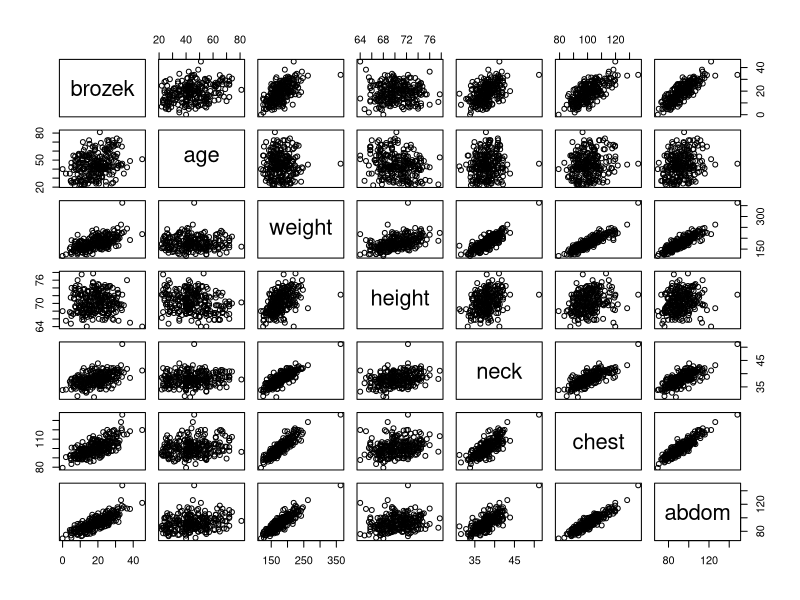
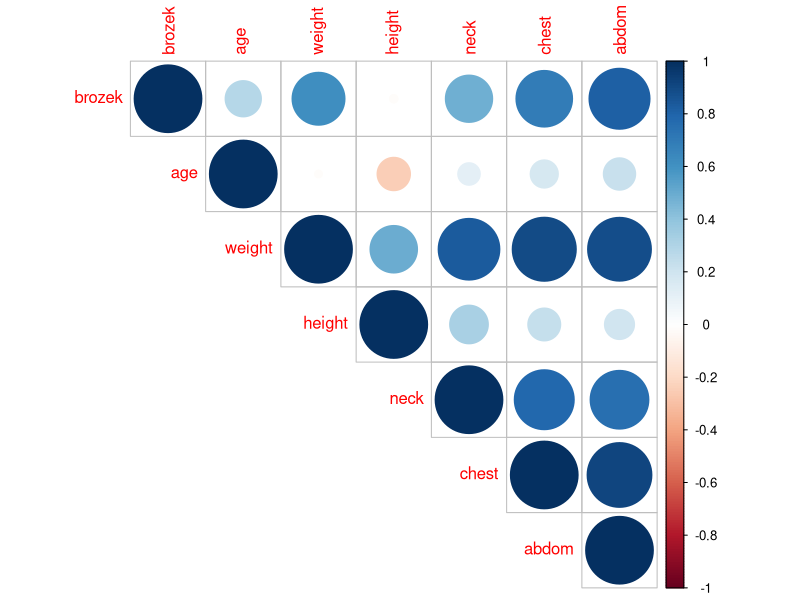
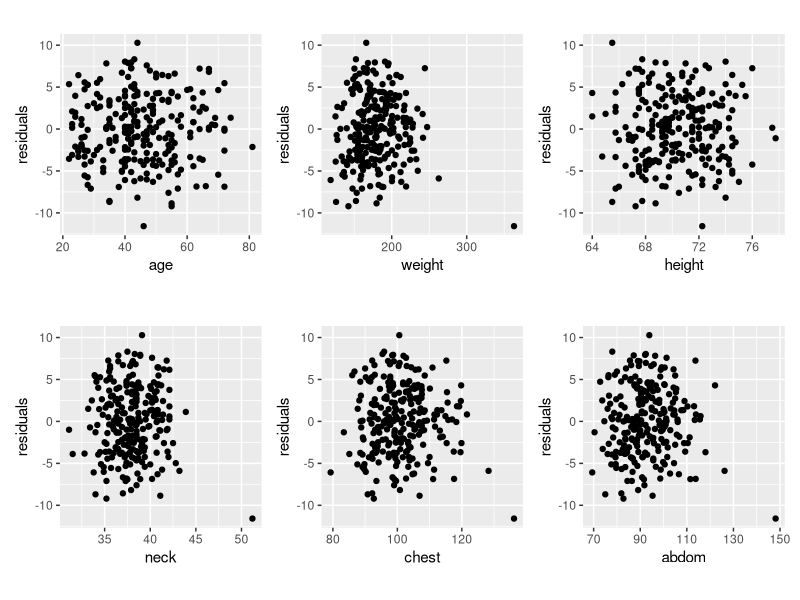
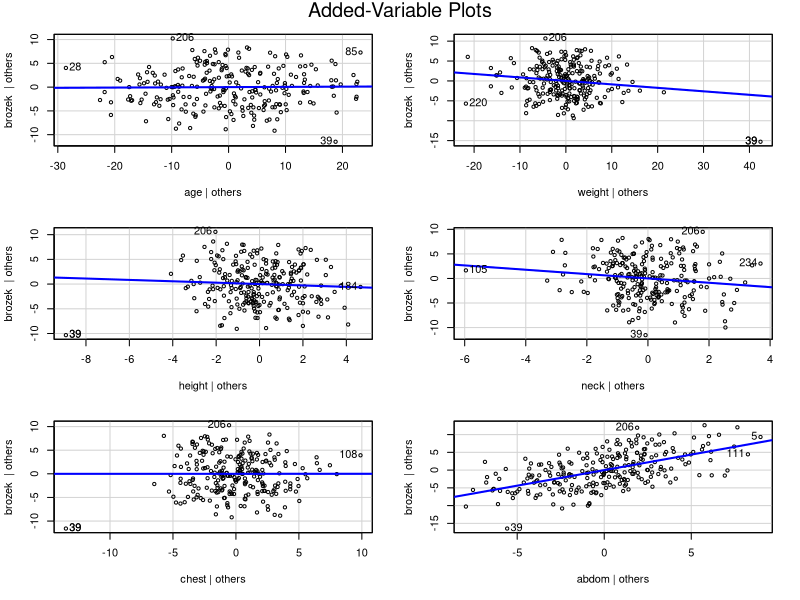
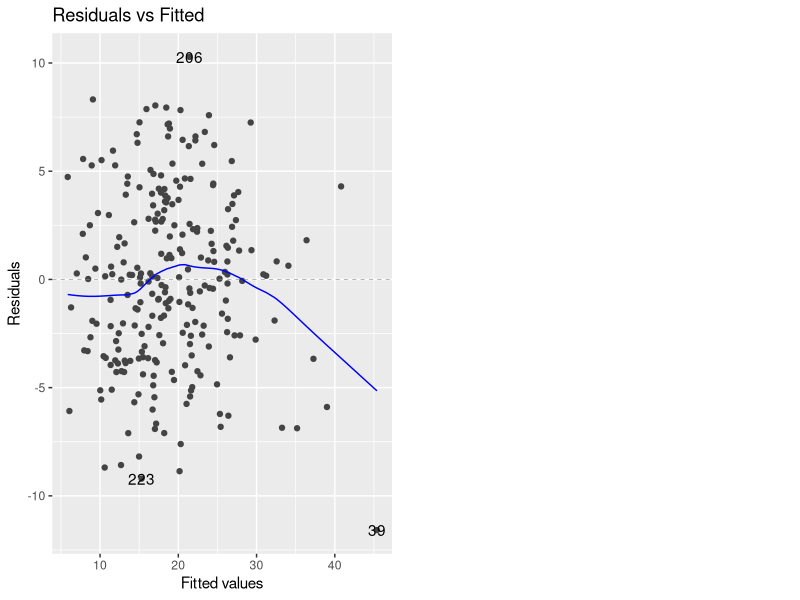
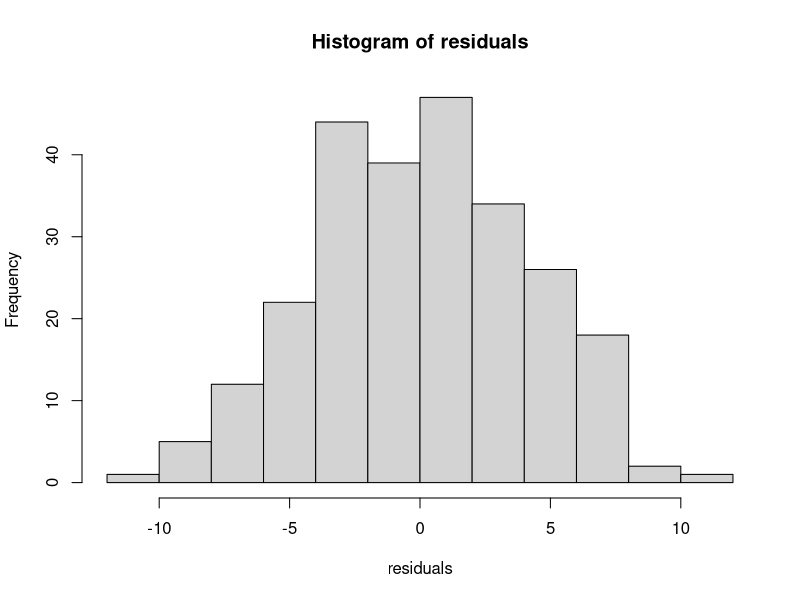
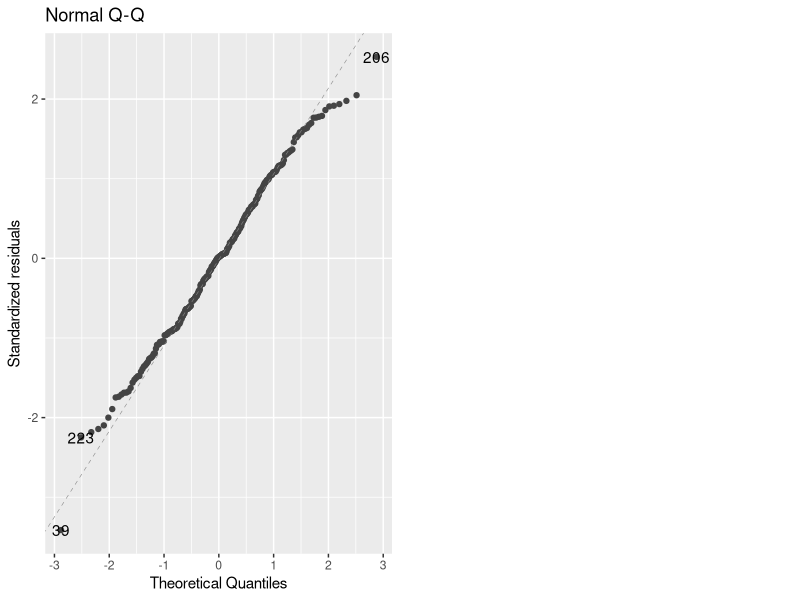
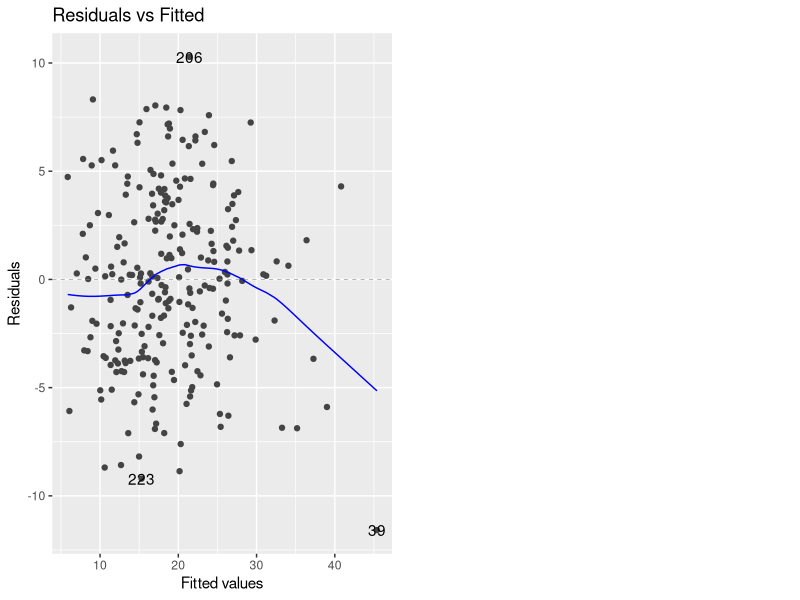

The R source for these figures, in order:
## ---- chunk 1
library(tidyverse)
library(ggfortify)
library(dplyr)
library(corrplot)
library(car)
library(patchwork)
## ---- chunk 2
bodyfat <- read.table("BodyFat.txt", header = TRUE)
bodyfat <- bodyfat %>% select(-row)
summary(bodyfat)
## ---- chunk 3
plot(bodyfat)
## ---- chunk 4
round(cor(bodyfat), 2)

corrplot(cor(bodyfat), type = "upper")
## ---- chunk 5
linear_model <- lm(data = bodyfat, formula = brozek ~ .)
summary(linear_model)
## ---- chunk 6
# Residuals vs Predictors Plots

residuals <- linear_model$residuals

resid_vs_age <- ggplot(data = bodyfat) +
  geom_point(mapping = aes(x = age, y = residuals)) +
  theme(aspect.ratio = 1)

resid_vs_weight <- ggplot(data = bodyfat) +
  geom_point(mapping = aes(x = weight, y = residuals)) +
  theme(aspect.ratio = 1)

resid_vs_height <- ggplot(data = bodyfat) +
  geom_point(mapping = aes(x = height, y = residuals)) +
  theme(aspect.ratio = 1)

resid_vs_neck <- ggplot(data = bodyfat) +
  geom_point(mapping = aes(x = neck, y = residuals)) +
  theme(aspect.ratio = 1)

resid_vs_chest <- ggplot(data = bodyfat) +
  geom_point(mapping = aes(x = chest, y = residuals)) +
  theme(aspect.ratio = 1)

resid_vs_abdom <- ggplot(data = bodyfat) +
  geom_point(mapping = aes(x = abdom, y = residuals)) +
  theme(aspect.ratio = 1)

# put plots in 2 rows & 3 columns using the patchwork package
(resid_vs_age | resid_vs_weight | resid_vs_height) /
  (resid_vs_neck | resid_vs_chest | resid_vs_abdom)
## ---- chunk 7
# partial regression plots

avPlots(linear_model)
## ---- chunk 8
autoplot(linear_model, which = 1)
## ---- chunk 9
# Histogram
hist(residuals)
## ---- chunk 10
# Q-Q Plot
autoplot(linear_model, which = 2)
## ---- chunk 11
# Diagnostic 3
shapiro.test(residuals)
## ---- chunk 12
autoplot(linear_model, which = 1)
## ---- chunk 13
# Cook's Distance
autoplot(linear_model, which = 4)
## ---- chunk 14
vif(linear_model)
